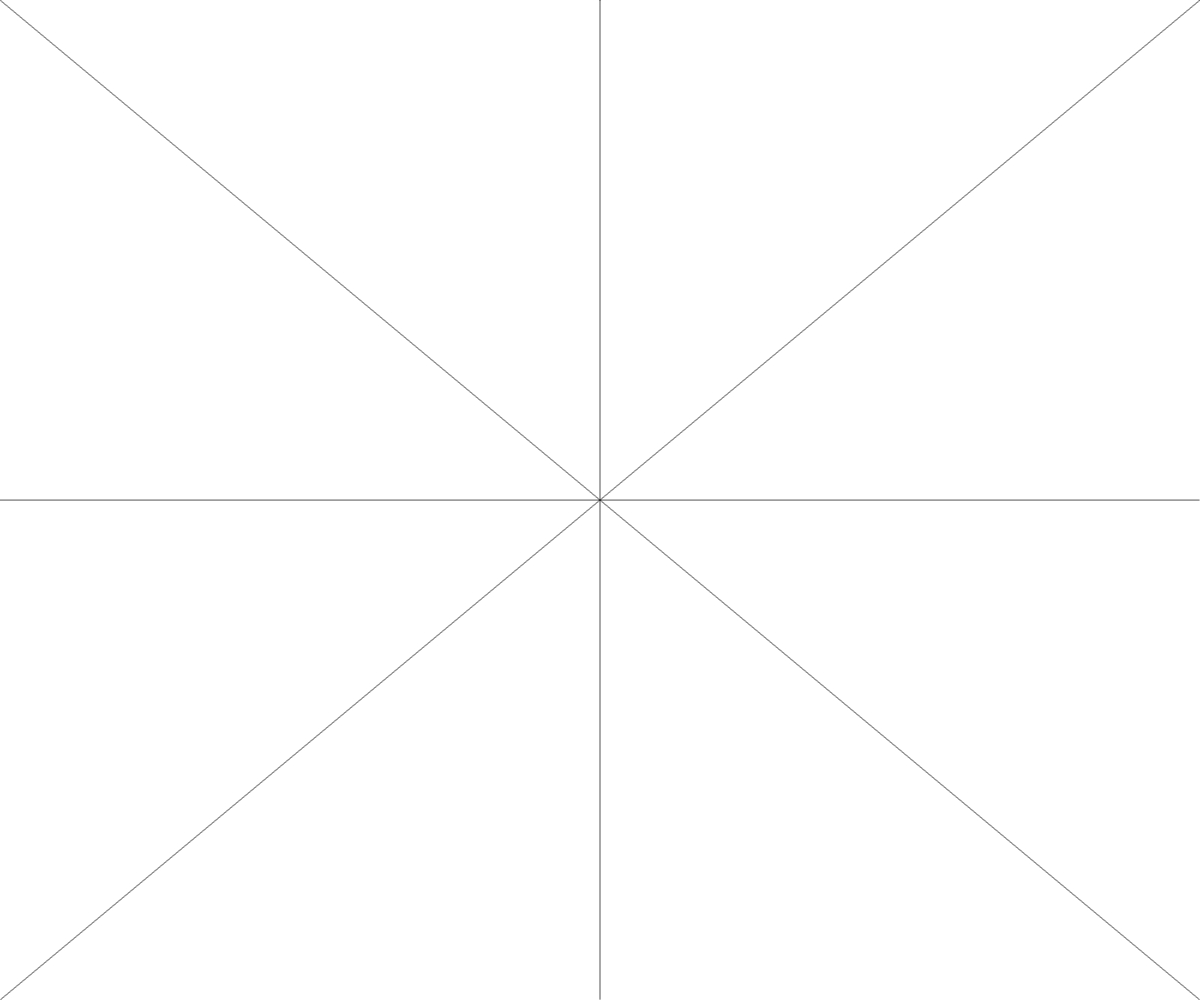
Frame 1 (no input)
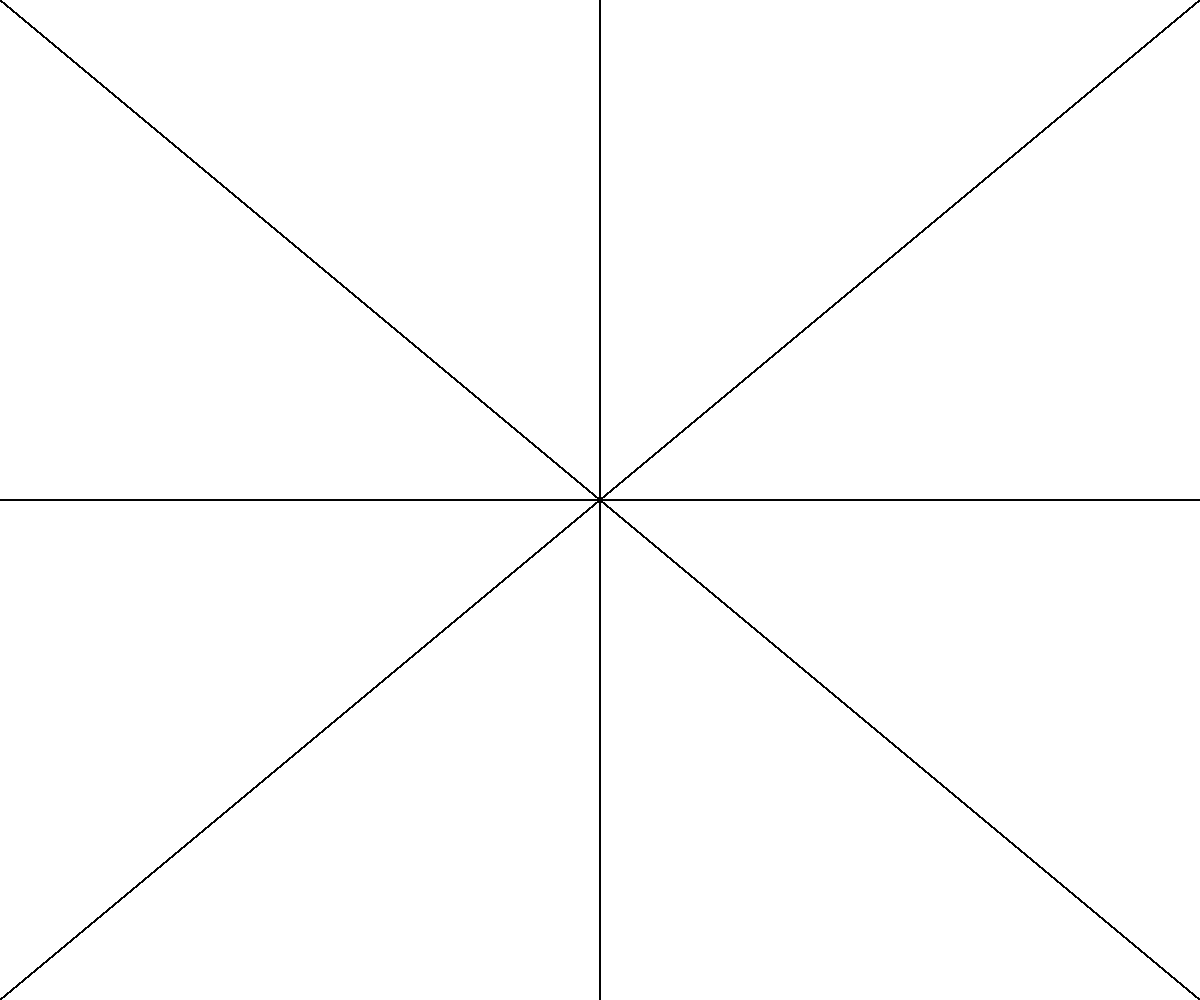
Frame 60 (no input)
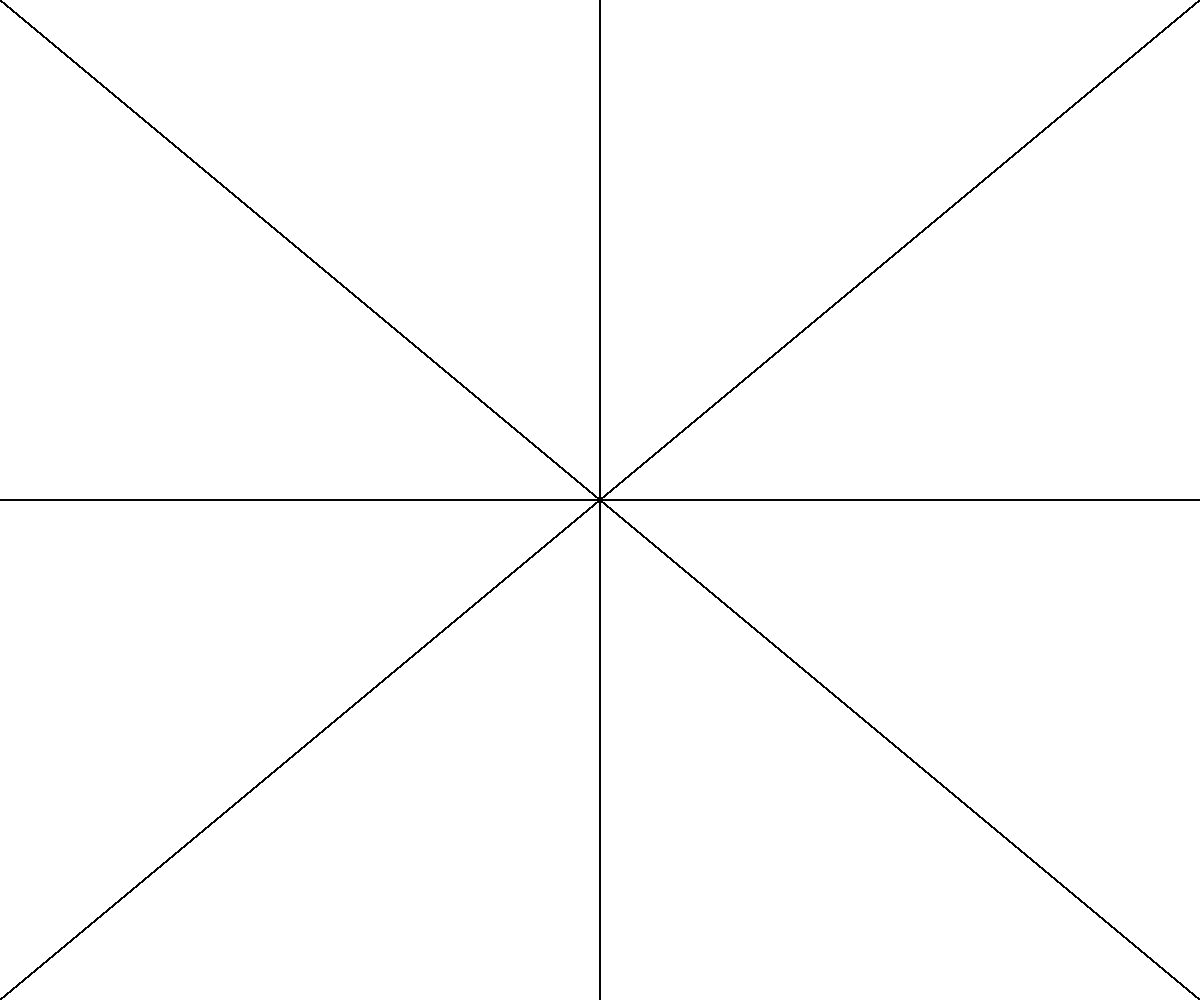
Frame 120 (the mouse pressed at the canvas centre since frame 60)

The p5.js sketch that drew these frames (run headless with seeded random() and noise() and a simulated clock; from frame 60 on, the mouse is pressed at the canvas centre):

// p5.js sketch
// ── sketch.js

const p1 = {x: 0, y:0}
const p2 = {x: this.innerWidth, y: this.innerHeight}
const p3 = {x: (this.innerWidth/2), y: 0}
const p4 = {x: (this.innerWidth/2), y: this.innerHeight}
const p5 = {x: 0, y: (this.innerHeight/2)}
const p6 = {x: this.innerWidth, y: (this.innerHeight/2)}
const p7 = {x: this.innerWidth, y: 0}
const p8 = {x: 0, y: this.innerHeight}

function setup() {
	createCanvas(windowWidth, windowHeight)
}

function draw() {

	ecuapp(p1, p2)
	ecuapp(p3, p4)
	ecuapp(p5, p6)
	ecuapp(p7, p8)

}

function ecuapp(p1, p2){

	const dx = p2.x - p1.x
	const dy = p2.y - p1.y

	const m = dy / dx
	const b = p1.y - m * p1.x

	point(p1.x, p1.y)
	
	let x = p1.x + 1
	
	let y 
	while(x != p2.x){

		y = m * x + b

		point(x, y)

		if(p2.x > p1.x){
			x++
		}else{
			x--
		}

	}

	if(p1.x == p2.x){
		y = p1.y 
		while(y != p2.y){
			point(x, y)
			y++
		}
	}


}
